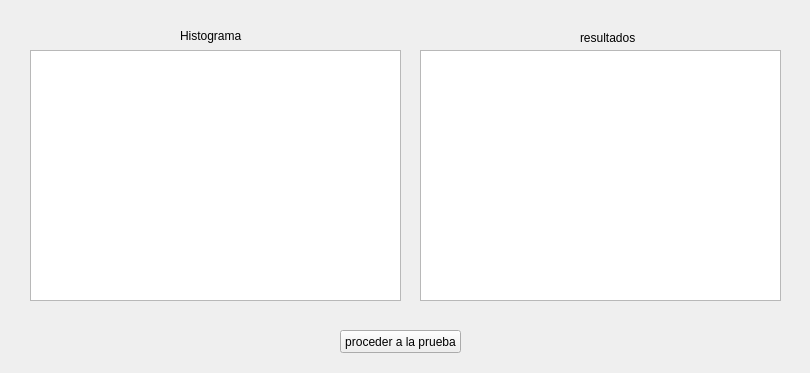
<?xml version="1.0" encoding="UTF-8"?>
<ui version="4.0">
 <class>Dialog</class>
 <widget class="QMainWindow" name="Dialog">
  <property name="geometry">
   <rect>
    <x>0</x>
    <y>0</y>
    <width>810</width>
    <height>373</height>
   </rect>
  </property>
  <property name="windowTitle">
   <string>Dialog</string>
  </property>
  <widget class="QTableView" name="tableView">
   <property name="geometry">
    <rect>
     <x>420</x>
     <y>50</y>
     <width>361</width>
     <height>251</height>
    </rect>
   </property>
  </widget>
  <widget class="QGraphicsView" name="graphicsView">
   <property name="geometry">
    <rect>
     <x>30</x>
     <y>50</y>
     <width>371</width>
     <height>251</height>
    </rect>
   </property>
  </widget>
  <widget class="QLabel" name="label">
   <property name="geometry">
    <rect>
     <x>180</x>
     <y>20</y>
     <width>101</width>
     <height>31</height>
    </rect>
   </property>
   <property name="text">
    <string>Histograma</string>
   </property>
  </widget>
  <widget class="QLabel" name="label_2">
   <property name="geometry">
    <rect>
     <x>580</x>
     <y>30</y>
     <width>61</width>
     <height>16</height>
    </rect>
   </property>
   <property name="text">
    <string>resultados</string>
   </property>
  </widget>
  <widget class="QPushButton" name="pushButton">
   <property name="geometry">
    <rect>
     <x>340</x>
     <y>330</y>
     <width>121</width>
     <height>23</height>
    </rect>
   </property>
   <property name="text">
    <string>proceder a la prueba</string>
   </property>
  </widget>
 </widget>
 <resources/>
 <connections/>
</ui>
